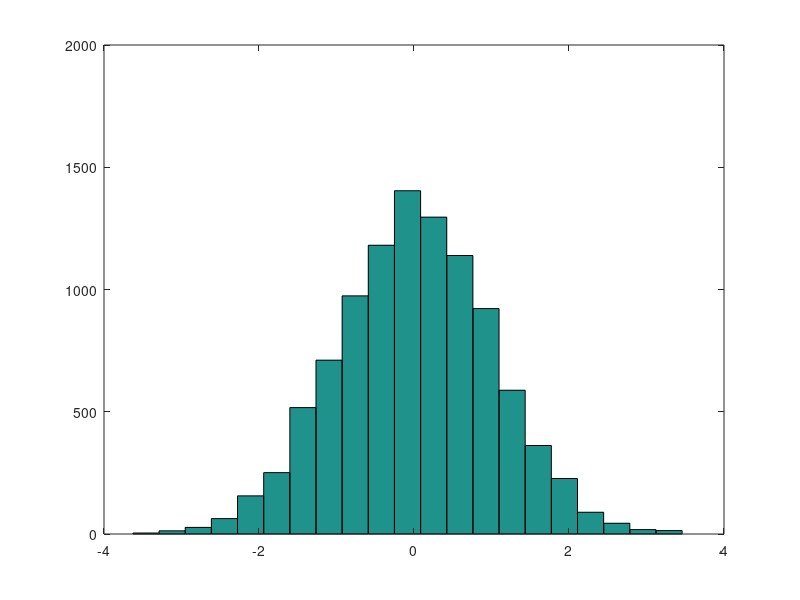

Write the MATLAB code that produced this figure.
%7.8

%histograms 

%hist(y,nbins)
%creates and plots a histogram
%uses random set of Gaussian values

f = randn(10000, 1);

hist(f, 21);

%works perfectly